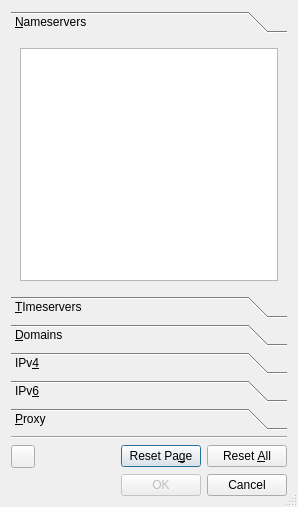
<?xml version="1.0" encoding="UTF-8"?>
<ui version="4.0">
 <class>Peditor</class>
 <widget class="QDialog" name="Peditor">
  <property name="geometry">
   <rect>
    <x>0</x>
    <y>0</y>
    <width>298</width>
    <height>507</height>
   </rect>
  </property>
  <property name="windowTitle">
   <string>Service Properties</string>
  </property>
  <property name="sizeGripEnabled">
   <bool>true</bool>
  </property>
  <property name="modal">
   <bool>true</bool>
  </property>
  <layout class="QVBoxLayout" name="verticalLayout_3">
   <item>
    <widget class="QToolBox" name="toolBox_peditor">
     <property name="currentIndex">
      <number>0</number>
     </property>
     <widget class="QWidget" name="nameservers">
      <property name="geometry">
       <rect>
        <x>0</x>
        <y>0</y>
        <width>280</width>
        <height>251</height>
       </rect>
      </property>
      <property name="toolTip">
       <string/>
      </property>
      <property name="whatsThis">
       <string>&lt;html&gt;&lt;head/&gt;&lt;body&gt;&lt;p&gt;The list of manually configured domain name servers. Some cellular networks don't provide correct name servers and this allows for an override.&lt;/p&gt;&lt;p&gt;This array is sorted by priority and the first entry in the list represents the nameserver with the highest priority.&lt;/p&gt;&lt;p&gt;When using manual configuration and no global nameservers are configured, then it is useful to configure this setting.&lt;/p&gt;&lt;/body&gt;&lt;/html&gt;</string>
      </property>
      <attribute name="label">
       <string>&amp;Nameservers</string>
      </attribute>
      <layout class="QVBoxLayout" name="verticalLayout_2">
       <item>
        <widget class="QPlainTextEdit" name="plainTextEdit_nameservers">
         <property name="whatsThis">
          <string/>
         </property>
        </widget>
       </item>
      </layout>
     </widget>
     <widget class="QWidget" name="timeservers">
      <property name="geometry">
       <rect>
        <x>0</x>
        <y>0</y>
        <width>280</width>
        <height>251</height>
       </rect>
      </property>
      <property name="toolTip">
       <string/>
      </property>
      <property name="whatsThis">
       <string>&lt;html&gt;&lt;head/&gt;&lt;body&gt;&lt;p&gt;The list of manually configured time servers.&lt;/p&gt;&lt;p&gt;The first entry in the list represents the timeserver with the highest priority.&lt;/p&gt;&lt;p&gt;When using manual configuration this setting is useful to override all the other timeserver settings. This is service specific, hence only the values for the default service are used.&lt;/p&gt;&lt;p&gt;Changes to this property will result in restart of NTP query.&lt;/p&gt;&lt;/body&gt;&lt;/html&gt;</string>
      </property>
      <attribute name="label">
       <string>&amp;TImeservers</string>
      </attribute>
      <layout class="QVBoxLayout" name="verticalLayout_4">
       <item>
        <widget class="QPlainTextEdit" name="plainTextEdit_timeservers"/>
       </item>
      </layout>
     </widget>
     <widget class="QWidget" name="domains">
      <property name="geometry">
       <rect>
        <x>0</x>
        <y>0</y>
        <width>280</width>
        <height>251</height>
       </rect>
      </property>
      <property name="whatsThis">
       <string>&lt;html&gt;&lt;head/&gt;&lt;body&gt;&lt;p&gt;List of manually configures search domains.&lt;/p&gt;&lt;/body&gt;&lt;/html&gt;</string>
      </property>
      <attribute name="label">
       <string>&amp;Domains</string>
      </attribute>
      <layout class="QVBoxLayout" name="verticalLayout_5">
       <item>
        <widget class="QPlainTextEdit" name="plainTextEdit_domains"/>
       </item>
      </layout>
     </widget>
     <widget class="QWidget" name="ipv4">
      <property name="geometry">
       <rect>
        <x>0</x>
        <y>0</y>
        <width>280</width>
        <height>251</height>
       </rect>
      </property>
      <attribute name="label">
       <string>IPv&amp;4</string>
      </attribute>
      <layout class="QVBoxLayout" name="verticalLayout">
       <item>
        <layout class="QGridLayout" name="gridLayout_2">
         <item row="1" column="1">
          <widget class="QLineEdit" name="lineEdit_ipv4address"/>
         </item>
         <item row="1" column="0">
          <widget class="QLabel" name="label">
           <property name="text">
            <string>Address</string>
           </property>
          </widget>
         </item>
         <item row="3" column="1">
          <widget class="QLineEdit" name="lineEdit_ipv4gateway"/>
         </item>
         <item row="2" column="0">
          <widget class="QLabel" name="label_2">
           <property name="text">
            <string>Netmask</string>
           </property>
          </widget>
         </item>
         <item row="3" column="0">
          <widget class="QLabel" name="label_3">
           <property name="text">
            <string>Gateway</string>
           </property>
          </widget>
         </item>
         <item row="2" column="1">
          <widget class="QLineEdit" name="lineEdit_ipv4netmask"/>
         </item>
         <item row="0" column="1">
          <widget class="QComboBox" name="comboBox_ipv4method">
           <item>
            <property name="text">
             <string>DHCP</string>
            </property>
           </item>
           <item>
            <property name="text">
             <string>Manual</string>
            </property>
           </item>
           <item>
            <property name="text">
             <string>Off</string>
            </property>
           </item>
          </widget>
         </item>
         <item row="0" column="0">
          <widget class="QLabel" name="label_8">
           <property name="text">
            <string>Method</string>
           </property>
          </widget>
         </item>
        </layout>
       </item>
       <item>
        <spacer name="verticalSpacer">
         <property name="orientation">
          <enum>Qt::Vertical</enum>
         </property>
         <property name="sizeHint" stdset="0">
          <size>
           <width>20</width>
           <height>40</height>
          </size>
         </property>
        </spacer>
       </item>
      </layout>
     </widget>
     <widget class="QWidget" name="ipv6">
      <property name="geometry">
       <rect>
        <x>0</x>
        <y>0</y>
        <width>280</width>
        <height>251</height>
       </rect>
      </property>
      <attribute name="label">
       <string>IPv&amp;6</string>
      </attribute>
      <layout class="QVBoxLayout" name="verticalLayout_6">
       <item>
        <layout class="QGridLayout" name="gridLayout">
         <item row="0" column="1">
          <widget class="QComboBox" name="comboBox_ipv6method">
           <item>
            <property name="text">
             <string>Auto</string>
            </property>
           </item>
           <item>
            <property name="text">
             <string>Manual</string>
            </property>
           </item>
           <item>
            <property name="text">
             <string>Off</string>
            </property>
           </item>
          </widget>
         </item>
         <item row="3" column="0">
          <widget class="QLabel" name="label_4">
           <property name="text">
            <string>Gateway</string>
           </property>
          </widget>
         </item>
         <item row="1" column="1">
          <widget class="QSpinBox" name="spinBox_ipv6prefixlength">
           <property name="maximum">
            <number>255</number>
           </property>
          </widget>
         </item>
         <item row="1" column="0">
          <widget class="QLabel" name="label_7">
           <property name="text">
            <string>Prefix Length</string>
           </property>
          </widget>
         </item>
         <item row="2" column="1">
          <widget class="QLineEdit" name="lineEdit_ipv6address"/>
         </item>
         <item row="4" column="0">
          <widget class="QLabel" name="label_6">
           <property name="text">
            <string>Privacy</string>
           </property>
          </widget>
         </item>
         <item row="3" column="1">
          <widget class="QLineEdit" name="lineEdit_ipv6gateway"/>
         </item>
         <item row="2" column="0">
          <widget class="QLabel" name="label_5">
           <property name="text">
            <string>Address</string>
           </property>
          </widget>
         </item>
         <item row="4" column="1">
          <widget class="QComboBox" name="comboBox_ipv6privacy">
           <item>
            <property name="text">
             <string>Disabled</string>
            </property>
           </item>
           <item>
            <property name="text">
             <string>Prefered</string>
            </property>
           </item>
           <item>
            <property name="text">
             <string>Enabled</string>
            </property>
           </item>
          </widget>
         </item>
         <item row="0" column="0">
          <widget class="QLabel" name="label_9">
           <property name="text">
            <string>Method</string>
           </property>
          </widget>
         </item>
        </layout>
       </item>
       <item>
        <spacer name="verticalSpacer_2">
         <property name="orientation">
          <enum>Qt::Vertical</enum>
         </property>
         <property name="sizeHint" stdset="0">
          <size>
           <width>20</width>
           <height>40</height>
          </size>
         </property>
        </spacer>
       </item>
      </layout>
     </widget>
     <widget class="QWidget" name="proxy">
      <property name="geometry">
       <rect>
        <x>0</x>
        <y>0</y>
        <width>266</width>
        <height>264</height>
       </rect>
      </property>
      <attribute name="label">
       <string>&amp;Proxy</string>
      </attribute>
      <layout class="QVBoxLayout" name="verticalLayout_7">
       <item>
        <layout class="QGridLayout" name="gridLayout_3">
         <item row="0" column="0">
          <widget class="QLabel" name="label_13">
           <property name="text">
            <string>Method</string>
           </property>
          </widget>
         </item>
         <item row="0" column="1">
          <widget class="QComboBox" name="comboBox_proxymethod">
           <item>
            <property name="text">
             <string>Direct</string>
            </property>
           </item>
           <item>
            <property name="text">
             <string>Auto</string>
            </property>
           </item>
           <item>
            <property name="text">
             <string>Manual</string>
            </property>
           </item>
          </widget>
         </item>
         <item row="1" column="0" colspan="2">
          <widget class="QStackedWidget" name="stackedWidget_proxy01">
           <property name="currentIndex">
            <number>0</number>
           </property>
           <widget class="QWidget" name="page_0"/>
           <widget class="QWidget" name="page_1">
            <layout class="QGridLayout" name="gridLayout_4">
             <item row="0" column="2">
              <widget class="QLineEdit" name="lineEdit_proxyurl"/>
             </item>
             <item row="1" column="2">
              <spacer name="verticalSpacer_7">
               <property name="orientation">
                <enum>Qt::Vertical</enum>
               </property>
               <property name="sizeHint" stdset="0">
                <size>
                 <width>20</width>
                 <height>173</height>
                </size>
               </property>
              </spacer>
             </item>
             <item row="0" column="1">
              <widget class="QLabel" name="label_10">
               <property name="text">
                <string>URL</string>
               </property>
              </widget>
             </item>
            </layout>
           </widget>
           <widget class="QWidget" name="page_2">
            <layout class="QVBoxLayout" name="verticalLayout_8">
             <item>
              <widget class="QLabel" name="label_11">
               <property name="text">
                <string>Servers</string>
               </property>
              </widget>
             </item>
             <item>
              <widget class="QPlainTextEdit" name="plainTextEdit_proxyservers"/>
             </item>
             <item>
              <widget class="QLabel" name="label_12">
               <property name="text">
                <string>Excludes</string>
               </property>
              </widget>
             </item>
             <item>
              <widget class="QPlainTextEdit" name="plainTextEdit_proxyexcludes"/>
             </item>
             <item>
              <spacer name="verticalSpacer_6">
               <property name="orientation">
                <enum>Qt::Vertical</enum>
               </property>
               <property name="sizeHint" stdset="0">
                <size>
                 <width>20</width>
                 <height>40</height>
                </size>
               </property>
              </spacer>
             </item>
            </layout>
           </widget>
          </widget>
         </item>
        </layout>
       </item>
       <item>
        <spacer name="verticalSpacer_3">
         <property name="orientation">
          <enum>Qt::Vertical</enum>
         </property>
         <property name="sizeHint" stdset="0">
          <size>
           <width>20</width>
           <height>243</height>
          </size>
         </property>
        </spacer>
       </item>
      </layout>
     </widget>
    </widget>
   </item>
   <item>
    <widget class="Line" name="line">
     <property name="orientation">
      <enum>Qt::Horizontal</enum>
     </property>
    </widget>
   </item>
   <item>
    <layout class="QHBoxLayout" name="horizontalLayout">
     <item>
      <widget class="QToolButton" name="toolButton_whatsthis">
       <property name="toolTip">
        <string>&lt;html&gt;&lt;head/&gt;&lt;body&gt;&lt;p&gt;What's This&lt;/p&gt;&lt;/body&gt;&lt;/html&gt;</string>
       </property>
       <property name="text">
        <string/>
       </property>
      </widget>
     </item>
     <item>
      <spacer name="horizontalSpacer_2">
       <property name="orientation">
        <enum>Qt::Horizontal</enum>
       </property>
       <property name="sizeHint" stdset="0">
        <size>
         <width>40</width>
         <height>20</height>
        </size>
       </property>
      </spacer>
     </item>
     <item>
      <widget class="QPushButton" name="pushButton_resetpage">
       <property name="whatsThis">
        <string>&lt;html&gt;&lt;head/&gt;&lt;body&gt;&lt;p&gt;This will clear all entries on the current page.&lt;/p&gt;&lt;/body&gt;&lt;/html&gt;</string>
       </property>
       <property name="text">
        <string>Reset Pa&amp;ge</string>
       </property>
      </widget>
     </item>
     <item>
      <widget class="QPushButton" name="pushButton_resetall">
       <property name="toolTip">
        <string>&lt;html&gt;&lt;head/&gt;&lt;body&gt;&lt;p&gt;&lt;br/&gt;&lt;/p&gt;&lt;/body&gt;&lt;/html&gt;</string>
       </property>
       <property name="whatsThis">
        <string>&lt;html&gt;&lt;head/&gt;&lt;body&gt;&lt;p&gt;This will clear all entries on every page of the dialog.&lt;/p&gt;&lt;/body&gt;&lt;/html&gt;</string>
       </property>
       <property name="text">
        <string>Reset &amp;All</string>
       </property>
      </widget>
     </item>
    </layout>
   </item>
   <item>
    <layout class="QHBoxLayout" name="horizontalLayout_2">
     <item>
      <spacer name="horizontalSpacer">
       <property name="orientation">
        <enum>Qt::Horizontal</enum>
       </property>
       <property name="sizeHint" stdset="0">
        <size>
         <width>40</width>
         <height>20</height>
        </size>
       </property>
      </spacer>
     </item>
     <item>
      <widget class="QPushButton" name="pushButton_ok">
       <property name="enabled">
        <bool>false</bool>
       </property>
       <property name="whatsThis">
        <string>&lt;html&gt;&lt;head/&gt;&lt;body&gt;&lt;p&gt;Accept the entries, send them to Connman, and close the dialog.&lt;/p&gt;&lt;/body&gt;&lt;/html&gt;</string>
       </property>
       <property name="text">
        <string>OK</string>
       </property>
      </widget>
     </item>
     <item>
      <widget class="QPushButton" name="pushButton_cancel">
       <property name="whatsThis">
        <string>&lt;html&gt;&lt;head/&gt;&lt;body&gt;&lt;p&gt;Close the dialog without sending any entries to Connman.&lt;/p&gt;&lt;/body&gt;&lt;/html&gt;</string>
       </property>
       <property name="text">
        <string>Cancel</string>
       </property>
      </widget>
     </item>
    </layout>
   </item>
  </layout>
 </widget>
 <tabstops>
  <tabstop>plainTextEdit_nameservers</tabstop>
  <tabstop>plainTextEdit_timeservers</tabstop>
  <tabstop>plainTextEdit_domains</tabstop>
  <tabstop>comboBox_ipv4method</tabstop>
  <tabstop>lineEdit_ipv4address</tabstop>
  <tabstop>lineEdit_ipv4netmask</tabstop>
  <tabstop>lineEdit_ipv4gateway</tabstop>
  <tabstop>comboBox_ipv6method</tabstop>
  <tabstop>spinBox_ipv6prefixlength</tabstop>
  <tabstop>lineEdit_ipv6address</tabstop>
  <tabstop>lineEdit_ipv6gateway</tabstop>
  <tabstop>comboBox_ipv6privacy</tabstop>
  <tabstop>comboBox_proxymethod</tabstop>
  <tabstop>lineEdit_proxyurl</tabstop>
  <tabstop>toolButton_whatsthis</tabstop>
  <tabstop>pushButton_resetpage</tabstop>
  <tabstop>pushButton_resetall</tabstop>
  <tabstop>pushButton_ok</tabstop>
  <tabstop>pushButton_cancel</tabstop>
 </tabstops>
 <resources/>
 <connections>
  <connection>
   <sender>pushButton_cancel</sender>
   <signal>clicked()</signal>
   <receiver>Peditor</receiver>
   <slot>reject()</slot>
   <hints>
    <hint type="sourcelabel">
     <x>247</x>
     <y>486</y>
    </hint>
    <hint type="destinationlabel">
     <x>268</x>
     <y>0</y>
    </hint>
   </hints>
  </connection>
  <connection>
   <sender>pushButton_ok</sender>
   <signal>clicked()</signal>
   <receiver>Peditor</receiver>
   <slot>accept()</slot>
   <hints>
    <hint type="sourcelabel">
     <x>172</x>
     <y>476</y>
    </hint>
    <hint type="destinationlabel">
     <x>228</x>
     <y>0</y>
    </hint>
   </hints>
  </connection>
  <connection>
   <sender>comboBox_proxymethod</sender>
   <signal>currentIndexChanged(int)</signal>
   <receiver>stackedWidget_proxy01</receiver>
   <slot>setCurrentIndex(int)</slot>
   <hints>
    <hint type="sourcelabel">
     <x>230</x>
     <y>198</y>
    </hint>
    <hint type="destinationlabel">
     <x>247</x>
     <y>220</y>
    </hint>
   </hints>
  </connection>
 </connections>
</ui>
